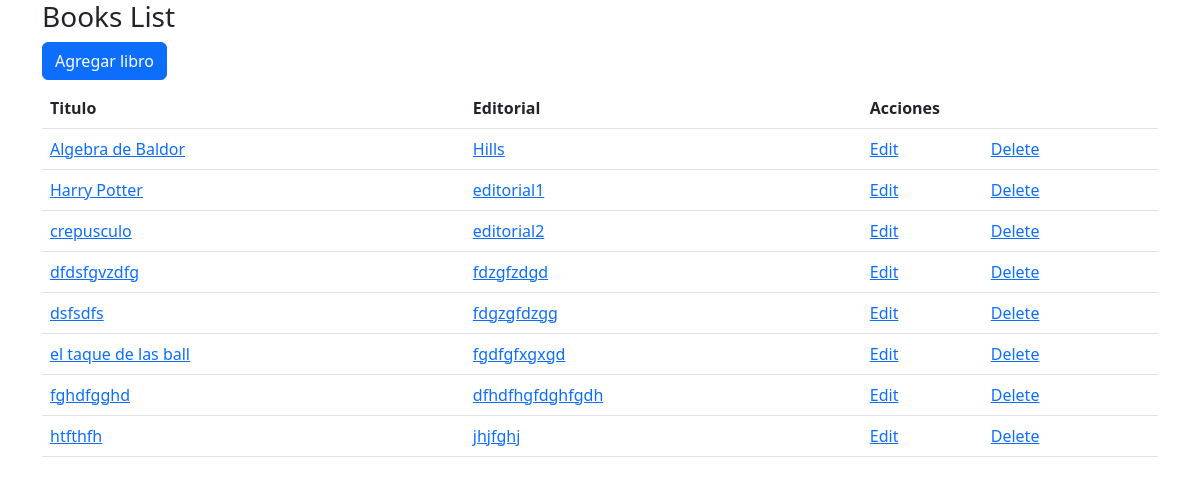
The page /books/ on the database its author committed.
### books/models.py (models this page shows, shortened)
class Book(models.Model):
    titulo = models.CharField(max_length=20)
    editorial = models.CharField(max_length=20)
    STATUS = (
        ('a', 'Activo'),
        ('m', 'Mantenimiento'),
        ('r', 'Reservado')
    )
    state = models.CharField(max_length=1, choices=STATUS, blank=True, default='a')
    TIPOS_BOOK = [
        ('p', 'Pasta'),
        ('D', 'Digital')
    ]
    type = models.CharField(max_length=1, choices=TIPOS_BOOK, blank=True, default='P')
    class Meta:
        ordering = ["titulo"]

### books/views.py (the view)
def books_list(request):
    books = models.Book.objects.all()
    context = {'books':books}
    sweetify.info(request, 'Bienvenidos', timer=1000)
    return render(request, 'books_list.html', context)

### books/templates/books_list.html (shortened to what this page needs)
{% extends 'base.html' %}
{% block content %}
<a href="new" class="btn btn-primary mb-2">Agregar libro</a>
<table class="table">
    <thead>
        <tr>
            <th>Titulo</th>
            <th>Editorial</th>
            <th colspan="2">Acciones</th>
        </tr>
    </thead>
    <tbody>
        {% for book in books %}
        <tr>
            <td> <a href="{{book.id}}">{{book.titulo}}</a> </td>
            <td> <a href="/books/{{book.id}}">{{book.editorial}}</a> </td>
            <td> <a href="/books/{{book.id}}/edit">Edit</a> </td>
            <td> <a href="/books/{{book.id}}/delete">Delete</a> </td>
        </tr>
        {% endfor %}
    </tbody>
</table>
{% endblock %}

### rows shown on the page
Book: titulo "Algebra de Baldor", editorial "Hills"
Book: titulo "Harry Potter", editorial "editorial1"
Book: titulo "crepusculo", editorial "editorial2"
Book: titulo "dfdsfgvzdfg", editorial "fdzgfzdgd"
Book: titulo "dsfsdfs", editorial "fdgzgfdzgg"
Book: titulo "el taque de las ball", editorial "fgdfgfxgxgd"
Book: titulo "fghdfgghd", editorial "dfhdfhgfdghfgdh"
Book: titulo "htfthfh", editorial "jhjfghj"
